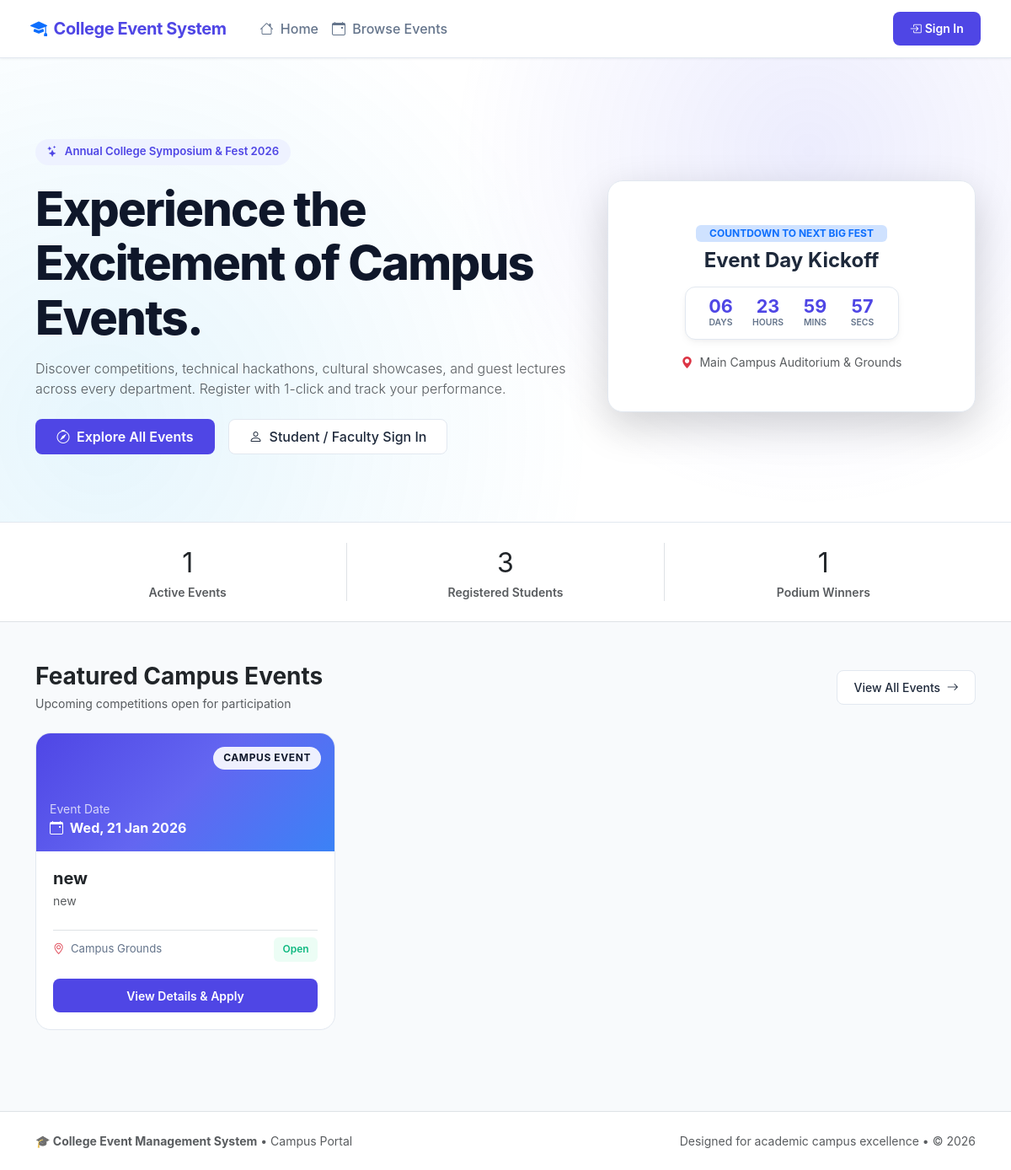
The page / on the database its author committed.
### tables this page shows
CREATE TABLE `events` (
  `id` int(11) NOT NULL,
  `title` varchar(150) NOT NULL,
  `description` text DEFAULT NULL,
  `event_date` date NOT NULL,
  `venue` varchar(100) DEFAULT NULL,
  `created_by` int(11) NOT NULL,
  `status` enum('open','closed','completed') DEFAULT 'open'
);

### includes/helpers.php (called while the page is built, shortened)
<?php
function e($value) {
    return htmlspecialchars($value ?? '', ENT_QUOTES, 'UTF-8');
}

### index.php (the view, shortened to what this page needs)
<?php
require_once __DIR__ . '/includes/db.php';
require_once __DIR__ . '/includes/helpers.php';
$stat_events = 0;
$stat_students = 0;
$stat_winners = 0;
$r = mysqli_query($conn, "SELECT COUNT(*) c FROM events WHERE status='open'");
if ($r) $stat_events = mysqli_fetch_assoc($r)['c'] ?? 0;
$r = mysqli_query($conn, "SELECT COUNT(*) c FROM students");
if ($r) $stat_students = mysqli_fetch_assoc($r)['c'] ?? 0;
$r = mysqli_query($conn, "SELECT COUNT(*) c FROM winners");
if ($r) $stat_winners = mysqli_fetch_assoc($r)['c'] ?? 0;
$events_query = "
    SELECT e.*, u.username AS organizer_name
    FROM events e
    LEFT JOIN users u ON e.created_by = u.id
    WHERE e.status = 'open'
    ORDER BY e.event_date ASC
    LIMIT 6
";
$featured_events = mysqli_query($conn, $events_query);
include __DIR__ . '/includes/header.php';
include __DIR__ . '/includes/navbar.php';
?>
<header class="fest-hero text-center text-lg-start">
  <div class="container py-4">
    <div class="row align-items-center g-5">
      <div class="col-lg-7">
        <span class="hero-pill anim-fade-in">
          <i class="bi bi-stars"></i> Annual College Symposium & Fest 2026
        </span>
        <h1 class="mb-3 anim-fade-in">Experience the Excitement of Campus Events.</h1>
        <p class="lead text-muted mb-4 fs-6">
          Discover competitions, technical hackathons, cultural showcases, and guest lectures across every department. Register with 1-click and track your performance.
        </p>
        <div class="d-flex flex-wrap gap-3 align-items-center justify-content-center justify-content-lg-start">
          <a href="view_events.php" class="btn btn-cems-primary px-4 py-2 fs-6 d-inline-flex align-items-center gap-2">
            <i class="bi bi-compass"></i> Explore All Events
          </a>
          <?php if (empty($_SESSION['user_id'])): ?>
            <a href="login.php" class="btn btn-cems-secondary px-4 py-2 fs-6 d-inline-flex align-items-center gap-2">
              <i class="bi bi-person"></i> Student / Faculty Sign In
            </a>
          <?php else: ?>
            <a href="<?php echo e($_SESSION['role']); ?>_dashboard.php" class="btn btn-cems-secondary px-4 py-2 fs-6 d-inline-flex align-items-center gap-2">
              <i class="bi bi-speedometer2"></i> Go to Dashboard
            </a>
          <?php endif; ?>
        </div>
      </div>
      <div class="col-lg-5 text-center">
        <div class="cems-card shadow-lg p-4 p-md-5 anim-fade-in">
          <span class="badge bg-primary-subtle text-primary text-uppercase fw-bold px-3 py-1 mb-2">Countdown to Next Big Fest</span>
          <h4 class="fw-bold mb-3">Event Day Kickoff</h4>
          <div class="countdown-box justify-content-center mb-3">
            <div class="countdown-segment">
              <div class="num" id="cdDays">00</div>
              <div class="lbl">Days</div>
            </div>
            <div class="countdown-segment">
              <div class="num" id="cdHours">00</div>
              <div class="lbl">Hours</div>
            </div>
            <div class="countdown-segment">
              <div class="num" id="cdMins">00</div>
              <div class="lbl">Mins</div>
            </div>
            <div class="countdown-segment">
              <div class="num" id="cdSecs">00</div>
              <div class="lbl">Secs</div>
            </div>
          </div>
          <p class="text-muted small mb-0">
            <i class="bi bi-geo-alt-fill text-danger me-1"></i> Main Campus Auditorium &amp; Grounds
          </p>
        </div>
      </div>
    </div>
  </div>
</header>
<section class="py-4 bg-white border-bottom">
  <div class="container">
    <div class="row g-3 text-center">
      <div class="col-4">
        <div class="fw-extrabold fs-2 text-dark"><?php echo (int)$stat_events; ?></div>
        <div class="text-muted small fw-semibold">Active Events</div>
      </div>
      <div class="col-4 border-start border-end">
        <div class="fw-extrabold fs-2 text-dark"><?php echo (int)$stat_students; ?></div>
        <div class="text-muted small fw-semibold">Registered Students</div>
      </div>
      <div class="col-4">
        <div class="fw-extrabold fs-2 text-dark"><?php echo (int)$stat_winners; ?></div>
        <div class="text-muted small fw-semibold">Podium Winners</div>
      </div>
    </div>
  </div>
</section>
<section class="py-5">
  <div class="container">
    <div class="d-flex flex-column flex-md-row justify-content-between align-items-md-center gap-2 mb-4">
      <div>
        <h3 class="fw-bold text-dark mb-1">Featured Campus Events</h3>
        <p class="text-muted small mb-0">Upcoming competitions open for participation</p>
      </div>
      <a href="view_events.php" class="btn btn-sm btn-cems-secondary align-self-start align-self-md-auto">
        View All Events <i class="bi bi-arrow-right ms-1"></i>
      </a>
    </div>
    <?php if (!$featured_events || mysqli_num_rows($featured_events) === 0): ?>
      <div class="cems-card text-center py-5">
        <i class="bi bi-calendar-x fs-1 text-muted d-block mb-3"></i>
        <h5 class="fw-bold">No Events Open Right Now</h5>
        <p class="text-muted small mb-0">Check back soon or sign in as an organizer to schedule new events.</p>
      </div>
    <?php else: ?>
      <div class="row g-4">
        <?php while ($ev = mysqli_fetch_assoc($featured_events)): ?>
          <div class="col-md-6 col-lg-4">
            <div class="event-card cems-card-hover">
              <div class="card-banner">
                <span class="card-category-badge">
                  <?php echo e($ev['category'] ?? 'Campus Event'); ?>
                </span>
                <div>
                  <div class="small opacity-75">Event Date</div>
                  <div class="fw-bold fs-6">
                    <i class="bi bi-calendar-event me-1"></i> <?php echo date("D, d M Y", strtotime($ev['event_date'])); ?>
                  </div>
                </div>
              </div>
              <div class="card-body">
                <h5 class="fw-bold mb-1 text-dark"><?php echo e($ev['title']); ?></h5>
                <p class="text-muted small mb-3 flex-grow-1 text-truncate-2">
                  <?php echo e(!empty($ev['description']) ? $ev['description'] : 'Join this exciting competition organized by college departments.'); ?>
                </p>
                <div class="event-meta pt-2 border-top">
                  <span>
                    <i class="bi bi-geo-alt text-danger me-1"></i>
                    <?php echo e(!empty($ev['venue']) ? $ev['venue'] : 'Campus Grounds'); ?>
                  </span>
                  <span class="badge-status badge-status-open ms-auto">
                    Open
                  </span>
                </div>
                <a href="view_events.php" class="btn btn-sm btn-cems-primary w-100 mt-2">
                  View Details &amp; Apply
                </a>
              </div>
            </div>
          </div>
        <?php endwhile; ?>
      </div>
    <?php endif; ?>
  </div>
</section>
<?php include __DIR__ . '/includes/footer.php'; ?>

### assets/css/theme.css (style rules this page uses)
:root { --c-primary: #4f46e5; --c-primary-hover: #4338ca; --c-primary-subtle: #eef2ff; --c-primary-border: #c7d2fe; --c-secondary: #0ea5e9; --c-secondary-subtle: #f0f9ff; --c-accent-coral: #f43f5e; --c-accent-coral-subtle: #fff1f2; --c-accent-amber: #f59e0b; --c-accent-amber-subtle: #fffbeb; --c-accent-emerald: #10b981; --c-accent-emerald-subtle: #ecfdf5; --c-dark: #0f172a; --c-text-main: #1e293b; --c-text-muted: #64748b; --c-border: #e2e8f0; --c-border-light: #f1f5f9; --c-bg: #f8fafc; --c-surface: #ffffff; --c-surface-card: #ffffff; --font-sans: 'Inter', system-ui, -apple-system, BlinkMacSystemFont, 'Segoe UI', Roboto, sans-serif; --radius-sm: 8px; --radius-md: 12px; --radius-lg: 18px; --radius-xl: 24px; --shadow-subtle: 0 1px 3px rgba(15, 23, 42, 0.06); --shadow-card: 0 4px 12px -2px rgba(15, 23, 42, 0.06), 0 2px 6px -2px rgba(15, 23, 42, 0.04); --shadow-hover: 0 12px 24px -4px rgba(15, 23, 42, 0.1), 0 4px 8px -4px rgba(15, 23, 42, 0.05); --t-standard: all 0.22s cubic-bezier(0.4, 0, 0.2, 1); }
body { font-family: var(--font-sans); background-color: var(--c-bg); color: var(--c-text-main); min-height: 100vh; display: flex; flex-direction: column; -webkit-font-smoothing: antialiased; }
.cems-card { background: var(--c-surface); border: 1px solid var(--c-border); border-radius: var(--radius-lg); padding: 1.75rem; box-shadow: var(--shadow-card); transition: var(--t-standard); }
.event-card { background: var(--c-surface); border: 1px solid var(--c-border); border-radius: var(--radius-lg); overflow: hidden; display: flex; flex-direction: column; transition: var(--t-standard); height: 100%; }
.event-card .card-banner { height: 140px; background: linear-gradient(135deg, var(--c-primary), #6366f1, #3b82f6); position: relative; display: flex; align-items: flex-end; padding: 1rem; color: white; }
.event-card .card-category-badge { position: absolute; top: 1rem; right: 1rem; padding: 0.3rem 0.75rem; border-radius: 9999px; font-size: 0.75rem; font-weight: 700; text-transform: uppercase; letter-spacing: 0.05em; background: rgba(255, 255, 255, 0.9); color: var(--c-dark); backdrop-filter: blur(4px); }
.event-card .card-body { padding: 1.25rem; display: flex; flex-direction: column; flex: 1 1 auto; }
.event-card .event-meta { display: flex; align-items: center; gap: 1rem; font-size: 0.825rem; color: var(--c-text-muted); margin-top: 0.5rem; margin-bottom: 0.75rem; }
.badge-status { padding: 0.35rem 0.65rem; font-size: 0.75rem; font-weight: 600; border-radius: 6px; display: inline-flex; align-items: center; gap: 0.3rem; }
.badge-status-open { background: var(--c-accent-emerald-subtle); color: var(--c-accent-emerald); }
.btn-cems-primary { background: var(--c-primary); color: white; border: 1px solid transparent; font-weight: 600; border-radius: var(--radius-sm); padding: 0.55rem 1.2rem; transition: var(--t-standard); }
.btn-cems-secondary { background: var(--c-surface); color: var(--c-text-main); border: 1px solid var(--c-border); font-weight: 500; border-radius: var(--radius-sm); padding: 0.55rem 1.2rem; transition: var(--t-standard); }
.fest-hero { background: radial-gradient(circle at 80% 20%, rgba(99, 102, 241, 0.12), transparent 40%), radial-gradient(circle at 10% 80%, rgba(14, 165, 233, 0.1), transparent 50%), var(--c-surface); border-bottom: 1px solid var(--c-border); padding: 4.5rem 0 3.5rem; position: relative; }
.hero-pill { display: inline-flex; align-items: center; gap: 0.5rem; padding: 0.35rem 0.85rem; background: var(--c-primary-subtle); color: var(--c-primary); font-weight: 600; font-size: 0.825rem; border-radius: 9999px; margin-bottom: 1.25rem; }
.fest-hero h1 { font-size: clamp(2.2rem, 5vw, 3.5rem); font-weight: 800; letter-spacing: -0.03em; line-height: 1.15; color: var(--c-dark); }
.countdown-box { display: inline-flex; gap: 0.75rem; background: var(--c-surface); padding: 0.75rem 1.25rem; border-radius: var(--radius-md); border: 1px solid var(--c-border); box-shadow: var(--shadow-card); }
.countdown-segment { text-align: center; min-width: 44px; }
.countdown-segment .num { font-size: 1.35rem; font-weight: 700; color: var(--c-primary); line-height: 1; }
.countdown-segment .lbl { font-size: 0.65rem; font-weight: 600; text-transform: uppercase; color: var(--c-text-muted); }
.anim-fade-in { animation: fadeIn 0.3s ease-out forwards; }

### rows shown on the page
events: category "CAMPUS EVENT", event_date "Wed, 21 Jan 2026", title "new", description "new", venue "Campus Grounds"

### other values the page prints
$stat_events "1"
$stat_students "3"
$stat_winners "1"
